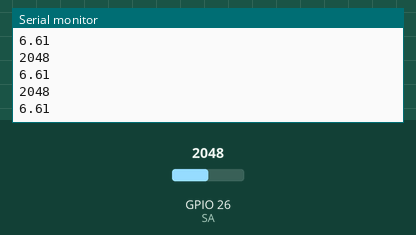
Recording of a sketch running on a simulated ESP32. Shown: the last lines printed to the serial monitor. The inputs (shaded band) are chosen by the test bench; at power-on: GPIO 26 (SA) = 2048.

Above: at 1.2 s.
1.3 s: GPIO 26 (SA) set to 2866
At 1.31 s:
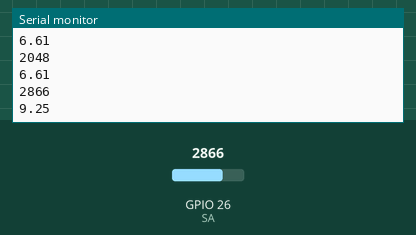
2.8 s: GPIO 26 (SA) set to 3603
At 2.81 s:
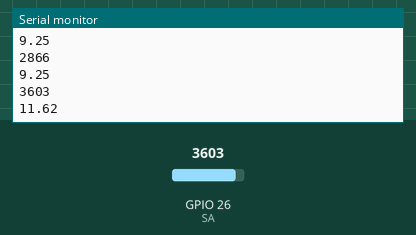
Timing chart, 0 to 5.8 s (numbered marks = the images above; inputs shaded):
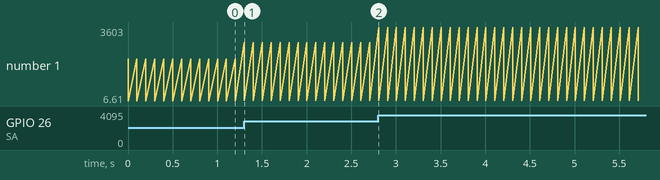

The sketch:

Maker_Line.ino
```cpp
// Sensor pin
const int SA = 26; // Line sensor (analog input)

void setup() {
  // Initialize serial communication
  Serial.begin(115200);
}

void loop() {
  // Read analog value from the line sensor
  int sensorValue = analogRead(SA);
  float voltage = (sensorValue * 3.3) / 1023.0;  // Convert to voltage

  // Print the sensor value (for debugging)
  Serial.println(sensorValue);
  Serial.println(voltage);

  delay(100);  // Small delay for stability
}
```

Measured:
- after the input at 1.3 s, the serial monitor: prints a new line at once (image 1)
- after the input at 2.8 s, the serial monitor: prints a new line at once (image 2)
- plotted number 1: 6.61 → 9.25 after the input at 1.3 s, 9.25 → 11.62 after the input at 2.8 s
